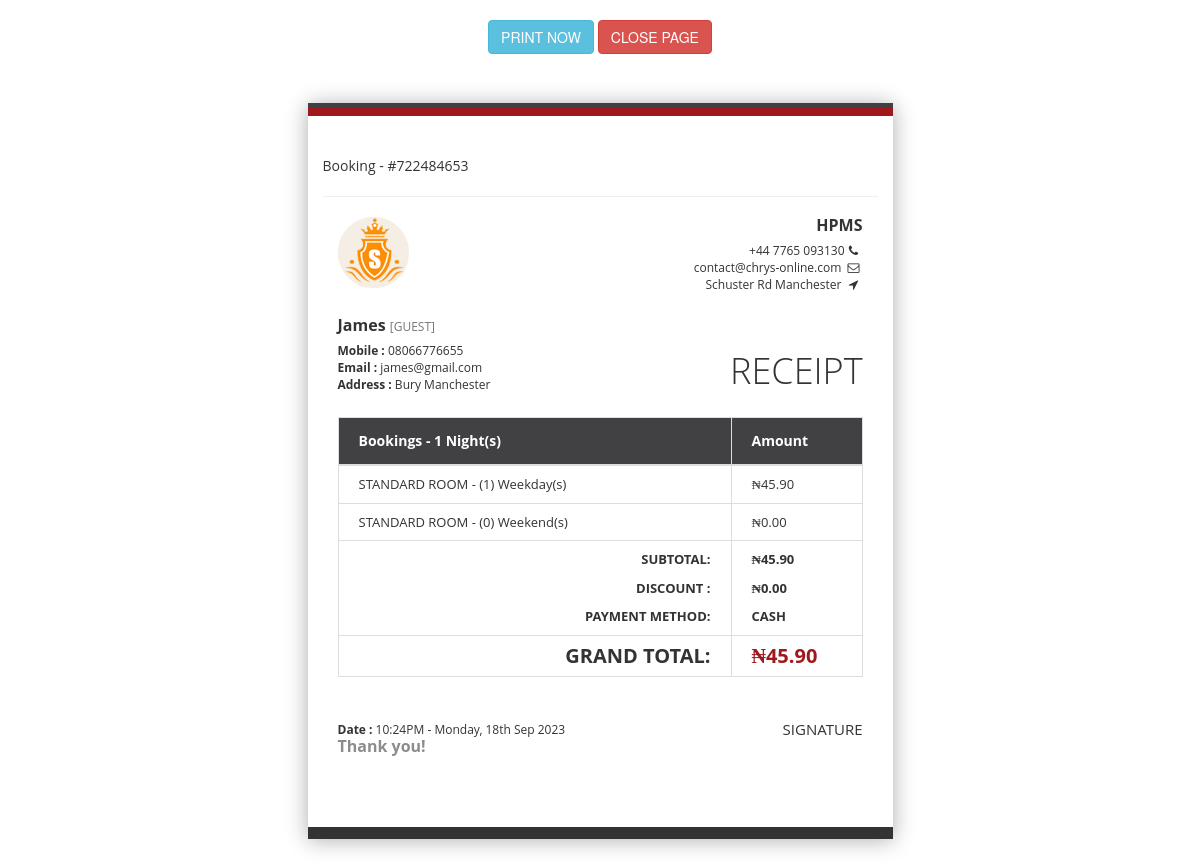
The app's page /admin06/reciept_booking/index.php?booking_id=1 with its own data.
### tables this page shows
CREATE TABLE `bookings` (
  `id` bigint(50) NOT NULL,
  `guest_full_name` text NOT NULL,
  `guest_email_address` text NOT NULL,
  `guest_phone_number` text NOT NULL,
  `residential_address` text NOT NULL,
  `checking_in_date` text NOT NULL,
  `checking_out_date` text NOT NULL,
  `class_id` bigint(20) NOT NULL,
  `hotel_room_id` bigint(20) NOT NULL,
  `room_number` bigint(20) NOT NULL,
  `reference_no` bigint(20) NOT NULL,
  `date_of_booking` text NOT NULL,
  `booking_method` text NOT NULL,
  `payment_method` text NOT NULL,
  `sub_total_amount` text NOT NULL,
  `discount_amount` text NOT NULL,
  `grand_total_amount` text NOT NULL,
  `discount_info` text NOT NULL,
  `booking_billing` text NOT NULL,
  `booking_duration` int(11) NOT NULL,
  `booking_staff` text NOT NULL,
  `checkin_staff` text DEFAULT NULL,
  `checkout_staff` text DEFAULT NULL,
  `cancel_staff` text DEFAULT NULL,
  `cancel_date` text NOT NULL,
  `activity_logs_staff` text NOT NULL
);

CREATE TABLE `hotel_system_settings` (
  `id` bigint(50) NOT NULL,
  `new_check_in_hours` text NOT NULL,
  `hotel_email_address` text NOT NULL,
  `hotel_phone_number` text NOT NULL,
  `hotel_other_emails` text NOT NULL,
  `hotel_other_phonenumbers` text NOT NULL,
  `hotel_google_iframe_link` text NOT NULL,
  `hotel_address` text NOT NULL,
  `intro_text` text NOT NULL,
  `software_name` text NOT NULL
);

CREATE TABLE `room_class` (
  `id` bigint(50) NOT NULL,
  `class_name` text NOT NULL,
  `class_description` text NOT NULL,
  `room_features_1` text NOT NULL,
  `room_features_2` text NOT NULL,
  `room_features_3` text NOT NULL,
  `weekday_price` text NOT NULL,
  `weekend_price` text NOT NULL
);

### functions.php (called while the page is built, shortened)
<?php
	function clean_output($string)
	{
	$string=stripslashes($string);
	return htmlentities($string);
 	}
?>

### set.php (called while the page is built, shortened)
<?php
	$db_host	= 	'localhost';
	$db_user 	= 	'db_user';
	$db_pass 	= 	'db_pass';
	$db_name 	= 	'db_name';
	$con = mysqli_connect($db_host,$db_user,$db_pass,$db_name);
	$site_title 					= "HPMS";
 $query_hotel_system_settings=mysqli_fetch_assoc(mysqli_query($con,"SELECT * FROM hotel_system_settings WHERE id=1"))or die(mysqli_error($con));
  $hotel_email_address							=			$query_hotel_system_settings['hotel_email_address'];
  $hotel_phone_number							=			$query_hotel_system_settings['hotel_phone_number'];
  $hotel_address								=			$query_hotel_system_settings['hotel_address'];
?>

### admin06/reciept_booking/index.php (the view, shortened to what this page needs)
<?php
include("../../set.php");
include("../../functions.php");
	$booking_id			=	$_GET['booking_id'];
		if(is_numeric($booking_id) && is_int((int)$booking_id)){
        $booking_id = (int)$booking_id;
    } else {
			header("location: ../manage_bookings.php?notif_err=Invalid+Booking!");
    }
	$query_bookings_row					=		mysqli_fetch_assoc(mysqli_query($con,"SELECT * FROM bookings WHERE id='$booking_id'"));
	$guest_full_name					=			clean_output($query_bookings_row["guest_full_name"]);
	$guest_email_address				=			clean_output($query_bookings_row["guest_email_address"]);
	$guest_phone_number					=			clean_output($query_bookings_row["guest_phone_number"]);
	$residential_address				=			clean_output($query_bookings_row["residential_address"]);
	$checking_in_date					=			clean_output($query_bookings_row["checking_in_date"]);
	$checking_out_date					=			clean_output($query_bookings_row["checking_out_date"]);
	$class_id							=			clean_output($query_bookings_row["class_id"]);
	$reference_no						=			clean_output($query_bookings_row["reference_no"]);
	$date_of_booking					=			clean_output($query_bookings_row["date_of_booking"]);
	$payment_method						=			clean_output($query_bookings_row["payment_method"]);
	$sub_total_amount					=			clean_output($query_bookings_row["sub_total_amount"]);
	$discount_amount					=			clean_output($query_bookings_row["discount_amount"]);
	$grand_total_amount					=			clean_output($query_bookings_row["grand_total_amount"]);
	$discount_info						=			clean_output($query_bookings_row["discount_info"]);
	$booking_duration					=			clean_output($query_bookings_row["booking_duration"]);
 $query_row_room_class=mysqli_fetch_assoc(mysqli_query($con,"SELECT * FROM room_class WHERE id='$class_id'")) or die(mysqli_error($con));
  $class_name				=			 clean_output($query_row_room_class['class_name']);
  $weekday_price			=			 clean_output($query_row_room_class['weekday_price']);
  $weekend_price			=			 clean_output($query_row_room_class['weekend_price']);
	if($discount_info == "NULL")
	{
		$discount_info	=	"";
	}
	else
	{
		$discount_info	=	"[".$discount_info."]";
	}
?>
<?php
		$start =  $checking_in_date;
		$end   =  $checking_out_date;
		$no_of_weekdays=0;
		$no_of_weekends=0;
		$prize_weekend=0;
		$prize_weekday=0;
		for ($x = $start; $x <= $end; $x+=86400) {
		$datex_x		=	date('l',$x);
		if(($datex_x=="Friday") OR ($datex_x=="Saturday") OR ($datex_x=="Sunday"))
		{
		$no_of_weekends++;
		$prize_weekend		=	$weekend_price * $no_of_weekends;
		}
		else
		{
		$no_of_weekdays++;
		$prize_weekday		=	$weekday_price * $no_of_weekdays;
		}
	}
	?>
<!DOCTYPE html>
<html lang="en" >
<head>
      <link rel="stylesheet" href="style.css">
</head>
<body>
 <link href="bootstrap.min.css" rel="stylesheet" id="bootstrap-css">
<link rel="stylesheet" href="https://cdnjs.cloudflare.com/ajax/libs/font-awesome/4.7.0/css/font-awesome.min.css">
<div class="container">
<center>
<br/>
<div id="functional_buttons">
 <button  onclick="printpage();" type="button" class="btn btn-info btn-flat">PRINT NOW</button>
  <button  onclick="window.close();" type="button" class="btn btn-danger btn-flat">CLOSE PAGE</button>
  </div>
 </center>
	<div class="row">
        <div class="receipt-main col-xs-10 col-sm-10 col-md-6 col-xs-offset-1 col-sm-offset-1 col-md-offset-3">
            <div class="row">
    			<div class="receipt-header">
				<p>Booking - #<?php echo $reference_no; ?></p><hr>
					<div class="col-xs-6 col-sm-6 col-md-6">
						<div class="receipt-left">
							<img class="img-responsive" alt="logo" src="../../images/hotel_logo.png" style="width: 71px;">
						</div>
					</div>
					<div class="col-xs-6 col-sm-6 col-md-6 text-right">
						<div class="receipt-right">
							<h5><?php echo $site_title; ?></h5>
							<p><?php echo $hotel_phone_number; ?><i class="fa fa-phone"></i></p>
							<p><?php echo $hotel_email_address; ?> <i class="fa fa-envelope-o"></i></p>
							<p><?php echo $hotel_address; ?> <i class="fa fa-location-arrow"></i></p>
						</div>
					</div>
				</div>
            </div>
			<div class="row">
				<div class="receipt-header receipt-header-mid">
					<div class="col-xs-8 col-sm-8 col-md-8 text-left">
						<div class="receipt-right">
							<h5><?php echo $guest_full_name; ?> <small>[GUEST]</small></h5>
							<p><b>Mobile :</b> <?php echo $guest_phone_number; ?></p>
							<p><b>Email :</b> <?php echo $guest_email_address; ?></p>
							<p><b>Address :</b> <?php echo $residential_address; ?></p>
						</div>
					</div>
					<div class="col-xs-4 col-sm-4 col-md-4">
						<div class="receipt-left">
							<h1>Receipt</h1>
						</div>
					</div>
				</div>
            </div>
            <div>
                <table class="table table-bordered">
                    <thead>
                        <tr>
                            <th>Bookings - <?php echo $booking_duration; ?> Night(s)</th>
                            <th>Amount</th>
                        </tr>
                    </thead>
                    <tbody>
                        <tr>
                            <td class="col-md-9"><?php echo $class_name." ROOM - (".$no_of_weekdays.")"; ?> Weekday(s)</td>
                            <td class="col-md-3">&#8358;<?php echo number_format($prize_weekday,2); ?></td>
                        </tr>
                      <tr>
                            <td class="col-md-9"><?php echo $class_name." ROOM - (".$no_of_weekends.")"; ?> Weekend(s)</td>
                            <td class="col-md-3">&#8358;<?php echo number_format($prize_weekend,2); ?></td>
                        </tr>
                        <tr>
                            <td class="text-right">
                            <p>
                                <strong>SUBTOTAL: </strong>
                            </p>
                            <p>
                                <strong>DISCOUNT <?php echo $discount_info; ?>: </strong>
                            </p>
							<p>
                                <strong>PAYMENT METHOD: </strong>
                            </p>
							</td>
                            <td>
                            <p>
                                <strong>&#8358;<?php echo number_format($sub_total_amount,2); ?></strong>
                            </p>
                            <p>
                                <strong>&#8358;<?php echo number_format($discount_amount,2); ?></strong>
                            </p>
							<p>
                                <strong><?php echo $payment_method; ?></strong>
                            </p>
							</td>
                        </tr>
                        <tr>
                            <td class="text-right"><h2><strong>GRAND TOTAL: </strong></h2></td>
                            <td class="text-left text-danger"><h2><strong>&#8358;<?php echo number_format($grand_total_amount,2); ?></strong></h2></td>
                        </tr>
                    </tbody>
                </table>
            </div>
			<div class="row">
				<div class="receipt-header receipt-header-mid receipt-footer">
					<div class="col-xs-8 col-sm-8 col-md-8 text-left">
						<div class="receipt-right">
							<p><b>Date :</b> <?php echo date('h:iA - l, jS M Y',(int)$date_of_booking); ?></p>
							<h5 style="color: rgb(140, 140, 140);">Thank you!</h5>
						</div>
					</div>
					<div class="col-xs-4 col-sm-4 col-md-4">
						<div class="receipt-left">
							<h1>Signature</h1>
						</div>
					</div>
				</div>
            </div>
        </div>
	</div>
</div>
</body>
</html>

### admin06/reciept_booking/style.css (style rules this page uses)
.text-danger strong { color: #9f181c; }
.receipt-main { background: #ffffff none repeat scroll 0 0; border-bottom: 12px solid #333333; border-top: 12px solid #9f181c; margin-top: 50px; margin-bottom: 50px; padding: 40px 30px !important; position: relative; box-shadow: 0 1px 21px #acacac; color: #333333; font-family: open sans; }
.receipt-main p { color: #333333; font-family: open sans; line-height: 1.42857; }
.receipt-footer h1 { font-size: 15px; font-weight: 400 !important; margin: 0 !important; }
.receipt-main::after { background: #414143 none repeat scroll 0 0; content: ""; height: 5px; left: 0; position: absolute; right: 0; top: -13px; }
.receipt-main thead { background: #414143 none repeat scroll 0 0; }
.receipt-main thead th { color:#fff; }
.receipt-right h5 { font-size: 16px; font-weight: bold; margin: 0 0 7px 0; }
.receipt-right p { font-size: 12px; margin: 0px; }
.receipt-right p i { text-align: center; width: 18px; }
.receipt-main td { padding: 9px 20px !important; }
.receipt-main th { padding: 13px 20px !important; }
.receipt-main td { font-size: 13px; font-weight: initial !important; }
.receipt-main td p:last-child { margin: 0; padding: 0; }
.receipt-main td h2 { font-size: 20px; font-weight: 900; margin: 0; text-transform: uppercase; }
.receipt-header-mid .receipt-left h1 { font-weight: 100; margin: 34px 0 0; text-align: right; text-transform: uppercase; }
.receipt-header-mid { margin: 24px 0; overflow: hidden; }

### records on screen
bookings: reference_no "722484653", guest_full_name "James", guest_phone_number "08066776655", guest_email_address "james@gmail.com", residential_address "Bury Manchester", booking_duration "1", sub_total_amount "45.90", discount_amount "0.00", payment_method "CASH", grand_total_amount "45.90", date_of_booking "10:24PM - Monday, 18th Sep 2023"
hotel_system_settings: hotel_phone_number "+44 7765 093130", hotel_email_address "contact@chrys-online.com", hotel_address "Schuster Rd Manchester"
room_class: class_name "STANDARD", weekday_price "45.90"

### other values on screen
$site_title "HPMS"
$no_of_weekdays "1"
$no_of_weekends "0"
$prize_weekend "0.00"
